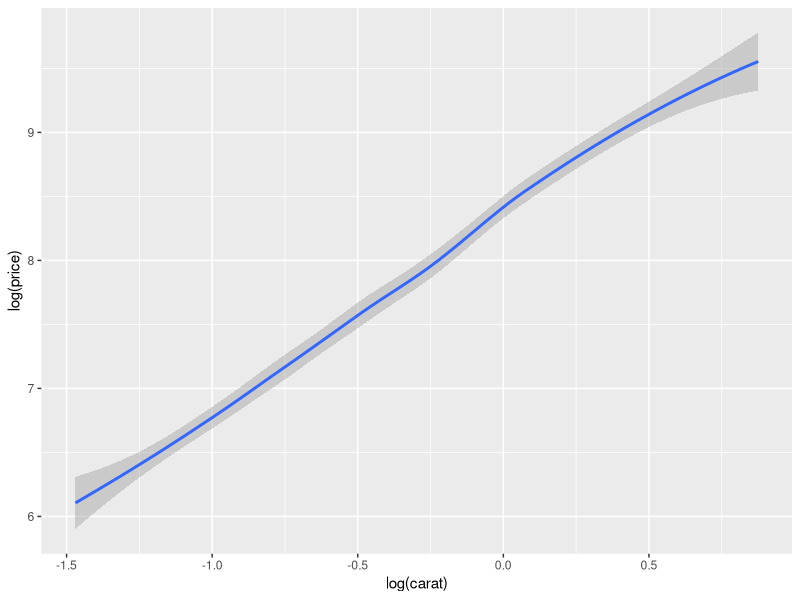
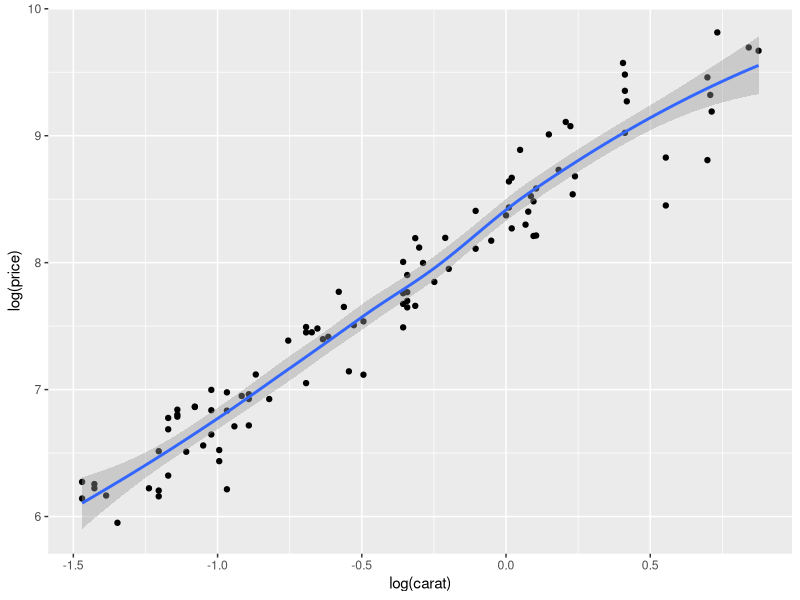
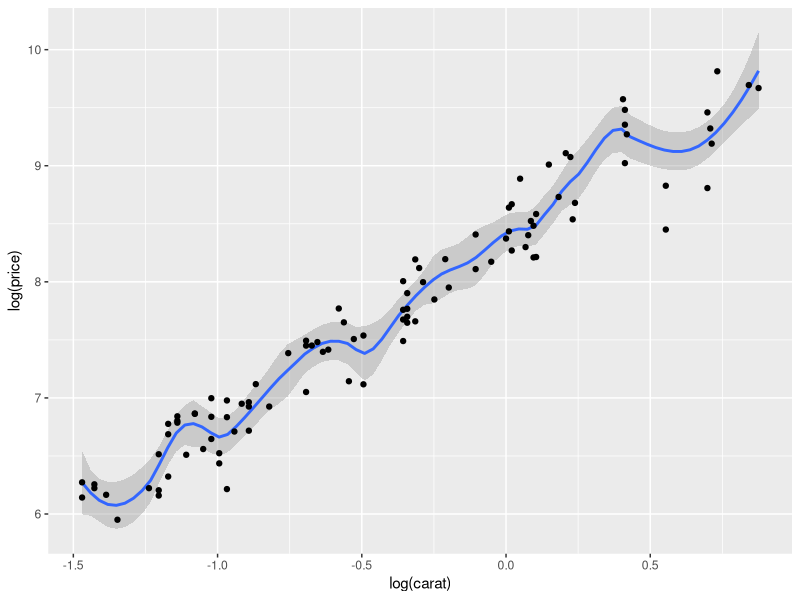
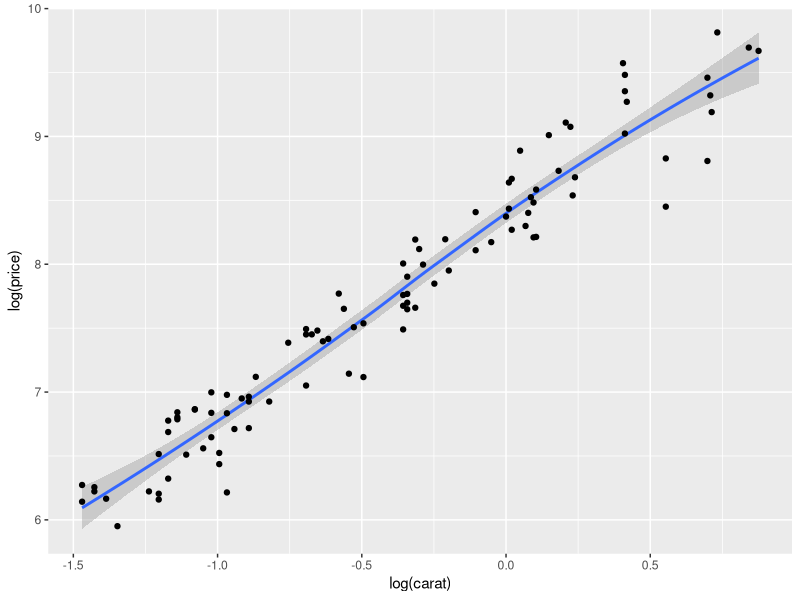
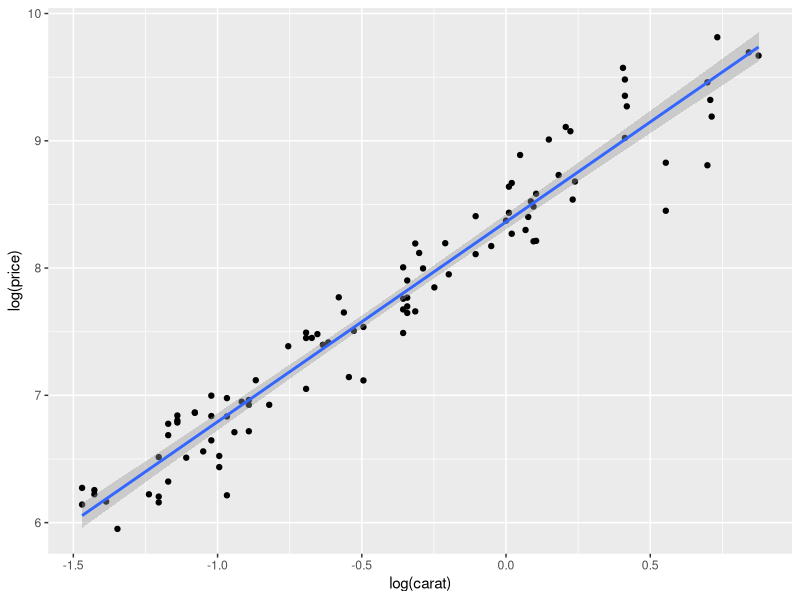
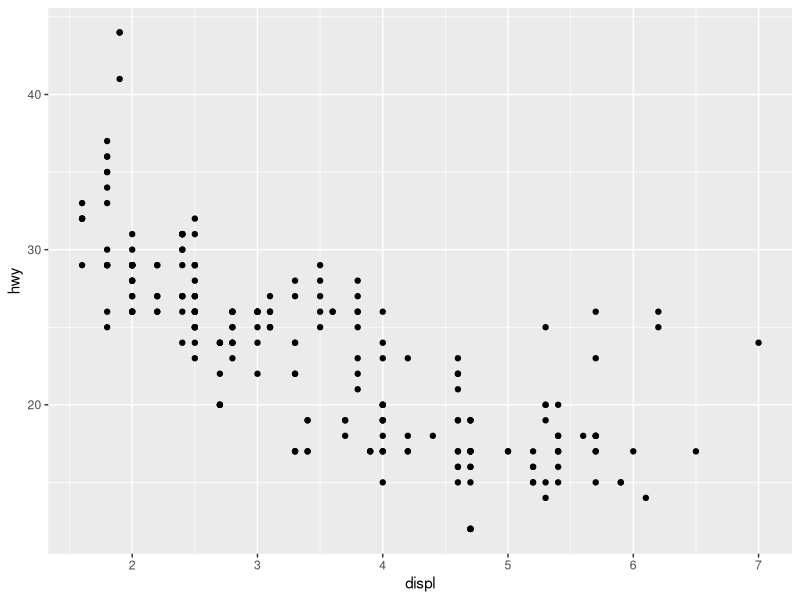
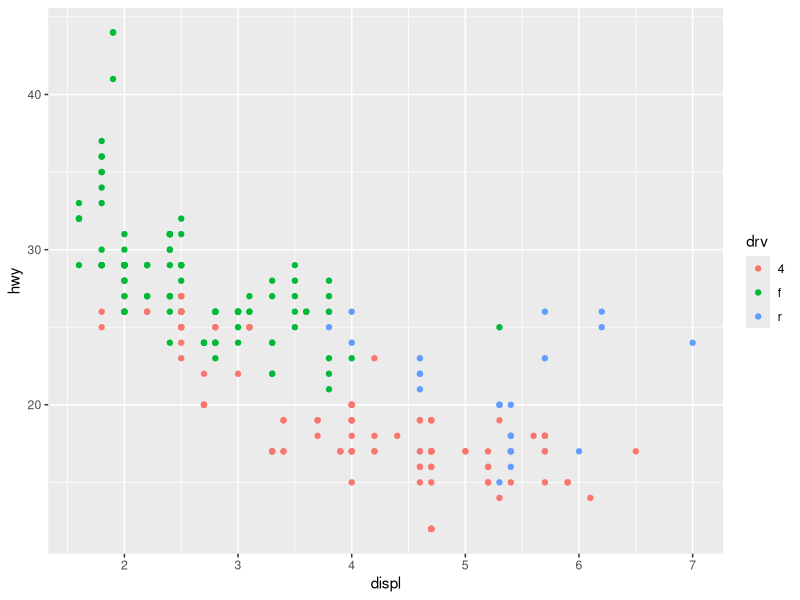
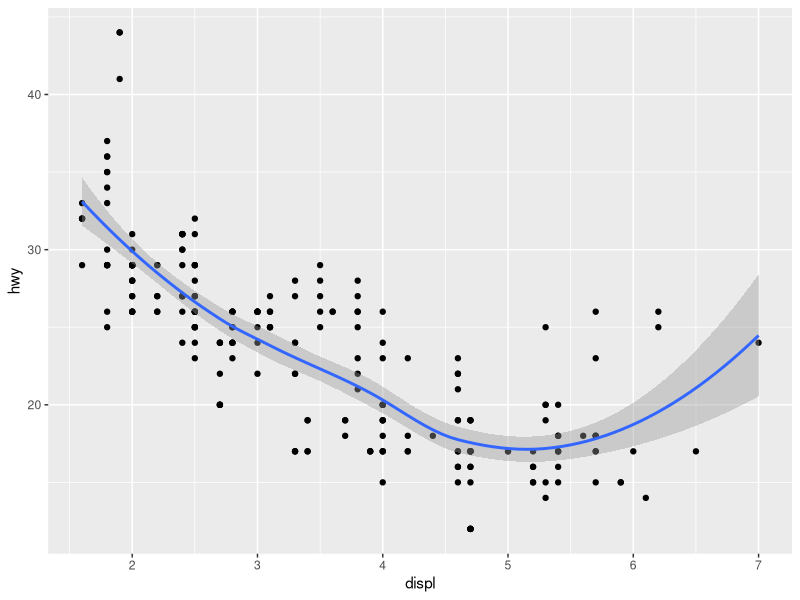

R code for these plots, in order:
## ---- chunk 1
library (ggplot2)
library(splines)
## ---- chunk 2
data <- diamonds
data
## ---- chunk 3
set.seed(1000)
dsmall <- diamonds[sample(nrow(diamonds),100),]
## ---- chunk 4
qplot(log(carat),log(price),data=dsmall,geom = "smooth")
## ---- chunk 5
qplot(log(carat),log(price),data = dsmall,geom = c("point","smooth"))
## ---- chunk 6
qplot(log(carat),log(price),data = dsmall,geom = c("smooth","point"),span=0.2)
## ---- chunk 7
qplot(log(carat),log(price),data = dsmall,geom = c("smooth","point"),span=1)
## ---- chunk 8
qplot(log(carat), log(price), data = dsmall, geom = c("point", "smooth"), method = "lm")
## ---- chunk 9
qplot(displ,hwy,data = mpg)
## ---- chunk 10
qplot(displ, hwy, data = mpg, colour = drv)
## ---- chunk 11
qplot(displ, hwy, data = mpg, geom = c("point", "smooth"))
## ---- chunk 12
qplot(displ,hwy,data = mpg,colour=factor(cyl))
## ---- chunk 13
qplot(displ,hwy,data = mpg,colour=factor(cyl),geom = c("smooth","point"),method="lm")
